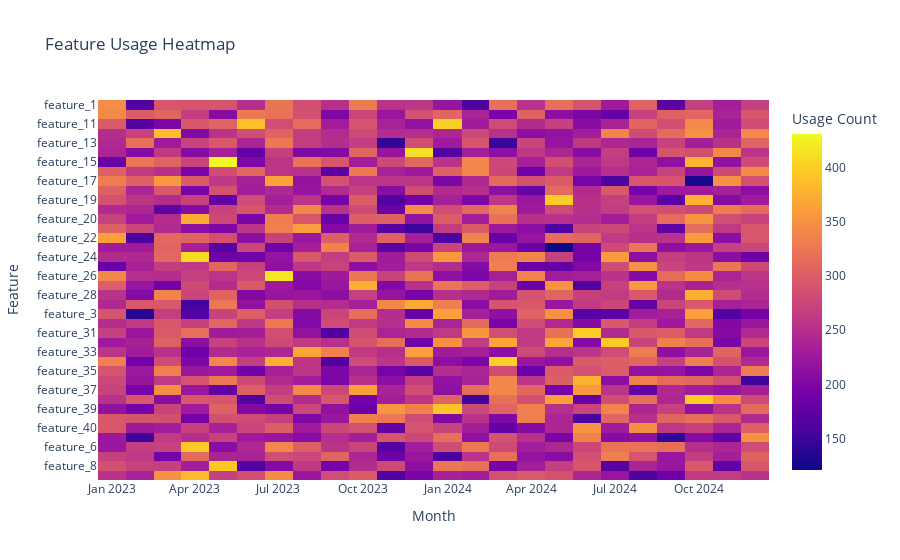

This figure's notebook cell:
### Code cell
feature_heatmap.index = feature_heatmap.index.astype(str)
feature_heatmap.columns = feature_heatmap.columns.astype(str)

fig = px.imshow(
    feature_heatmap,
    labels=dict(x="Month", y="Feature", color="Usage Count"),
    title="Feature Usage Heatmap",
    aspect="auto",
)
fig.show()

### Figure 1 — Plotly figure (JSON) as saved in the notebook; plotly's stock layout.template omitted (floating-point values rounded to 4 significant figures; data arrays with more than 128 entries replaced by an {"elided": "..."} marker saying what was removed)
{"data": [{"coloraxis": "coloraxis", "hovertemplate": "Month: %{x}<br>Feature: %{y}<br>Usage Count: %{z}<extra></extra>", "name": "0", "type": "heatmap", "x": ["2023-01", "2023-02", "2023-03", "2023-04", "2023-05", "2023-06", "2023-07", "2023-08", "2023-09", "2023-10", "2023-11", "2023-12", "2024-01", "2024-02", "2024-03", "2024-04", "2024-05", "2024-06", "2024-07", "2024-08", "2024-09", "2024-10", "2024-11", "2024-12"], "xaxis": "x", "y": ["feature_1", "feature_10", "feature_11", "feature_12", "feature_13", "feature_14", "feature_15", "feature_16", "feature_17", "feature_18", "feature_19", "feature_2", "feature_20", "feature_21", "feature_22", "feature_23", "feature_24", "feature_25", "feature_26", "feature_27", "feature_28", "feature_29", "feature_3", "feature_30", "feature_31", "feature_32", "feature_33", "feature_34", "feature_35", "feature_36", "feature_37", "feature_38", "feature_39", "feature_4", "feature_40", "feature_5", "feature_6", "feature_7", "feature_8", "feature_9"], "yaxis": "y", "z": {"elided": "40x24 int values"}}], "layout": {"coloraxis": {"colorbar": {"title": {"text": "Usage Count"}}, "colorscale": [[0, "#0d0887"], [0.1111, "#46039f"], [0.2222, "#7201a8"], [0.3333, "#9c179e"], [0.4444, "#bd3786"], [0.5556, "#d8576b"], [0.6667, "#ed7953"], [0.7778, "#fb9f3a"], [0.8889, "#fdca26"], [1, "#f0f921"]]}, "title": {"text": "Feature Usage Heatmap"}, "xaxis": {"anchor": "y", "domain": [0, 1], "title": {"text": "Month"}}, "yaxis": {"anchor": "x", "autorange": "reversed", "domain": [0, 1], "title": {"text": "Feature"}}}}
